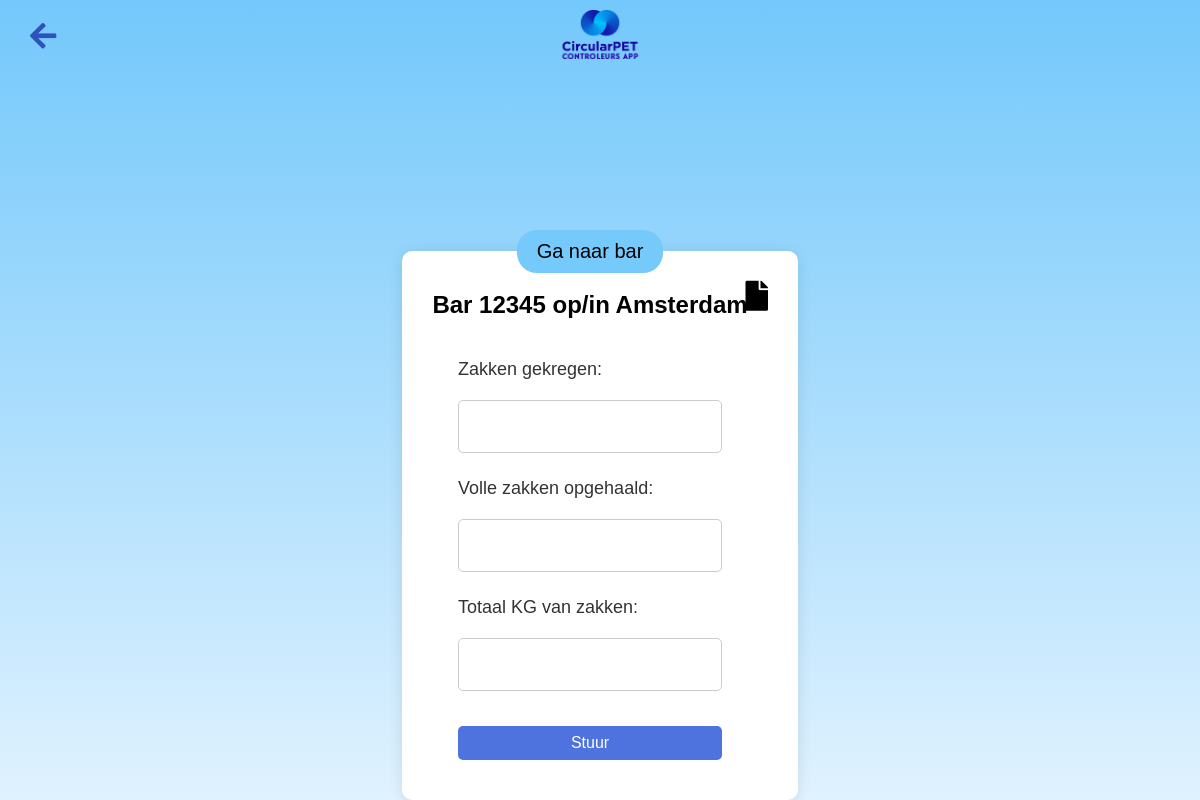
Before: /bar/1 with the older database file.
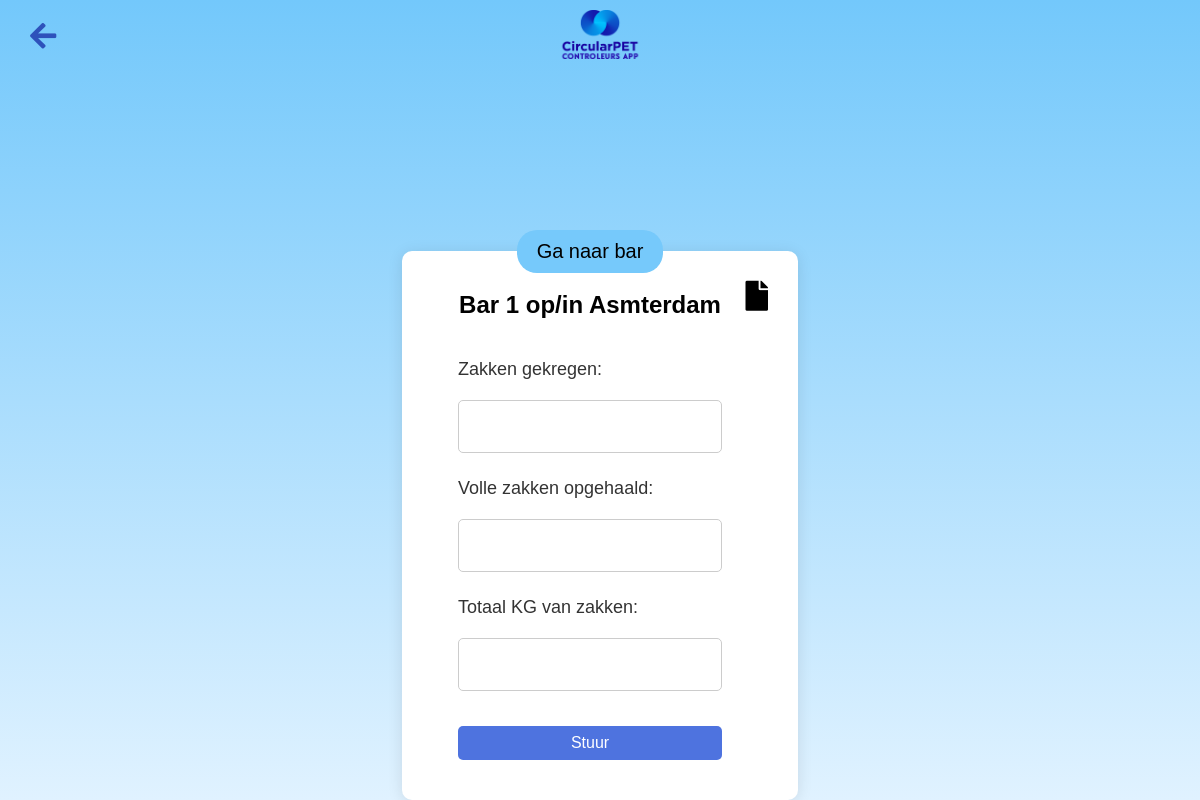
After: the same page with the newer database file.
### app.py (models this page shows, shortened)
class Bar(db.Model):
    id = db.Column(db.Integer, primary_key=True)
    zakken_gekregen = db.Column(db.Integer, default=0)
    volle_zakken_opgehaald = db.Column(db.Integer, default=0)
    kg_van_zak = db.Column(db.Integer, default=0)
    url = db.Column(db.String)
    link = db.Column(db.String)
    note = db.Column(db.String, nullable=True)  # Add this line to include a note field
    change_log = db.Column(db.String, default="", nullable=True)
    activity_log = db.relationship('ActivityLog', backref='bar', lazy=True)
    id = db.Column(db.Integer, primary_key=True)
    name = db.Column(db.String(120), unique=True, nullable=False)
    zakken = db.Column(db.Integer, nullable=False, default=0)
    bekers = db.Column(db.Integer, nullable=False, default=0)
    location_id = db.Column(db.Integer, db.ForeignKey('location.id'), nullable=False)
    location = db.relationship('Location', backref=db.backref('bars', lazy=True))

class Location(db.Model):
    __tablename__ = 'location'
    __table_args__ = {'extend_existing': True}
    id = db.Column(db.Integer, primary_key=True)
    name = db.Column(db.String(120), unique=True, nullable=False)
    zakken = db.Column(db.Integer, nullable=False, default=0)
    bekers = db.Column(db.Integer, nullable=False, default=0)
    url = db.Column(db.String(500), nullable=True)

### app.py (the view)
@app.route('/bar/<int:bar_id>', methods=['GET', 'POST'])
def bar(bar_id):
    from_admin = request.args.get('from_admin', 'false').lower() == 'true'
    session['bar_id'] = bar_id  # Store bar_id in session
    bar = Bar.query.get_or_404(bar_id)
    user = User.query.get_or_404(bar.location.users[0].id)  # Fetch the first user of the bar's location
    if request.method == 'POST':
        return redirect(url_for('bar', bar_id=bar_id))
    link = bar.link if bar.link else Bar.query.first().link  # Fallback to the first bar's link if none set.
    return render_template('bar.html', bar=bar, link=link, user=user, from_admin=from_admin)

### templates/bar.html (shortened to what this page needs)
<!DOCTYPE html>
<html lang="en">
<head>
    <link rel="stylesheet" href="{{ url_for('static', filename='main.css') }}">
    <link rel="stylesheet" href="https://cdnjs.cloudflare.com/ajax/libs/font-awesome/5.15.3/css/all.min.css">
</head>
<body>
    <img src="{{ url_for('static', filename='logo.png') }}" alt="CircularPET Logo" class="logo2">
    <a href="javascript:history.back()" class="back-button"><i class="fas fa-arrow-left"></i></a>
    <div class="cube-container bottom-boy">
        <div class="cube user-cube">
            <a href="{{ bar.link }}" class="btn btn-primary">Ga naar bar</a>
            <h2>Bar {{ bar.name }} op/in {{ bar.location.name }}</h2>
            <form method="POST" action="{{ url_for('update_bar_details', bar_id=bar.id) }}">
                <div class="input-group">
                    <label for="zakken_gekregen">Zakken gekregen:</label>
                    <input type="number" name="zakken_gekregen" id="zakken_gekregen">
                </div>
                <div class="input-group">
                    <label for="volle_zakken_opgehaald">Volle zakken opgehaald:</label>
                    <input type="number" name="volle_zakken_opgehaald" id="volle_zakken_opgehaald">
                </div>
                <div class="input-group meer" id="kgVanZakContainer">
                    <label for="kg_van_zakInput">Totaal KG van zakken:</label>
                    <input type="number" id="kg_van_zakInput" name="kg_van_zak" style=" -moz-appearance: textfield;">
                </div>
                <input type="submit" value="Stuur">
            </form>
            <i id="noteBtn" class="fas fa-file "></i>
        </div>
    </div>
</body>
</html>

Changed rows visible on the page:
changed Bar: name "12345" → "1"
changed Location: location.name "Amsterdam" → "Asmterdam"
